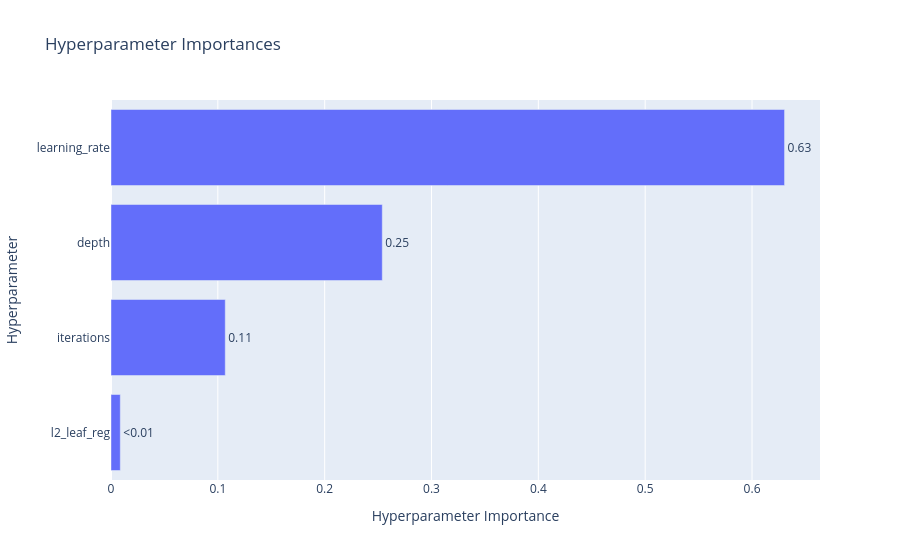

Here is the notebook cell this chart was saved with:
### Code cell
vis.plot_param_importances(study)

### Figure 1 — Plotly figure (JSON) as saved in the notebook; plotly's stock layout.template omitted (floating-point values rounded to 4 significant figures)
{"data": [{"cliponaxis": false, "hovertemplate": ["l2_leaf_reg (FloatDistribution): 0.008694823502655656<extra></extra>", "iterations (IntDistribution): 0.1069490183093128<extra></extra>", "depth (IntDistribution): 0.2539179675843207<extra></extra>", "learning_rate (FloatDistribution): 0.6304381906037108<extra></extra>"], "name": "Objective Value", "orientation": "h", "text": ["<0.01", "0.11", "0.25", "0.63"], "textposition": "outside", "type": "bar", "x": [0.008695, 0.1069, 0.2539, 0.6304], "y": ["l2_leaf_reg", "iterations", "depth", "learning_rate"]}], "layout": {"title": {"text": "Hyperparameter Importances"}, "xaxis": {"title": {"text": "Hyperparameter Importance"}}, "yaxis": {"title": {"text": "Hyperparameter"}}}}
